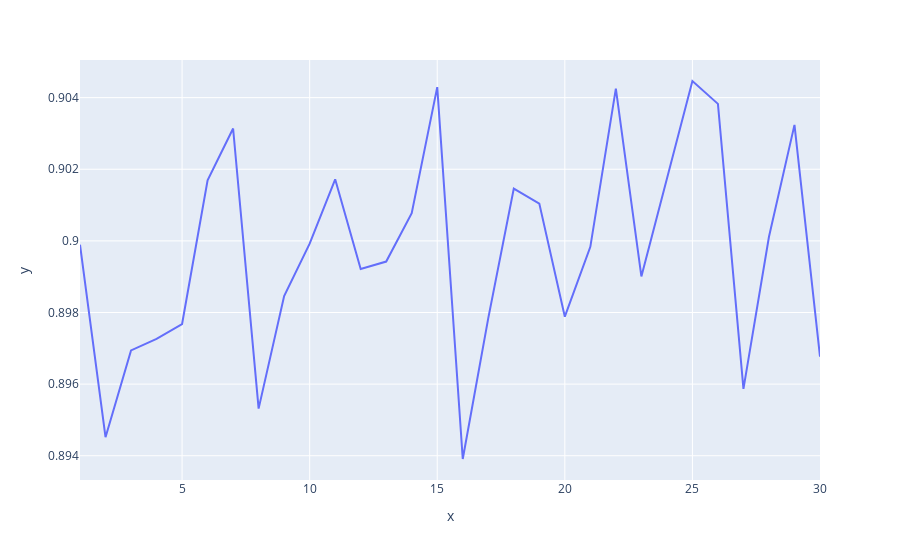

Notebook source saved alongside this figure:
### Code cell
line_plot(n_estimators,score_f1,"")

### Figure 1 — Plotly figure (JSON) as saved in the notebook; plotly's stock layout.template omitted (floating-point values rounded to 4 significant figures)
{"data": [{"hovertemplate": "x=%{x}<br>y=%{y}<extra></extra>", "legendgroup": "", "line": {"color": "#636efa", "dash": "solid"}, "mode": "lines", "name": "", "orientation": "v", "showlegend": false, "type": "scatter", "x": [1, 2, 3, 4, 5, 6, 7, 8, 9, 10, 11, 12, 13, 14, 15, 16, 17, 18, 19, 20, 21, 22, 23, 24, 25, 26, 27, 28, 29, 30], "xaxis": "x", "y": [0.8999, 0.8945, 0.8969, 0.8973, 0.8977, 0.9017, 0.9031, 0.8953, 0.8985, 0.8999, 0.9017, 0.8992, 0.8994, 0.9008, 0.9043, 0.8939, 0.8978, 0.9015, 0.901, 0.8979, 0.8998, 0.9042, 0.899, 0.9018, 0.9045, 0.9038, 0.8959, 0.9001, 0.9032, 0.8968], "yaxis": "y"}], "layout": {"legend": {"tracegroupgap": 0}, "margin": {"t": 60}, "xaxis": {"anchor": "y", "domain": [0, 1], "title": {"text": "x"}}, "yaxis": {"anchor": "x", "domain": [0, 1], "title": {"text": "y"}}}}
